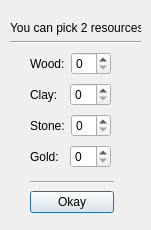
<?xml version="1.0" encoding="UTF-8"?>
<ui version="4.0">
 <class>PickResources</class>
 <widget class="QDialog" name="PickResources">
  <property name="geometry">
   <rect>
    <x>0</x>
    <y>0</y>
    <width>151</width>
    <height>230</height>
   </rect>
  </property>
  <property name="windowTitle">
   <string>Dialog</string>
  </property>
  <widget class="QWidget" name="layoutWidget">
   <property name="geometry">
    <rect>
     <x>30</x>
     <y>50</y>
     <width>81</width>
     <height>120</height>
    </rect>
   </property>
   <layout class="QVBoxLayout" name="resourceLayout">
    <item>
     <layout class="QHBoxLayout" name="horizontalLayout_3">
      <item>
       <widget class="QLabel" name="label">
        <property name="text">
         <string>Wood:</string>
        </property>
       </widget>
      </item>
      <item>
       <widget class="QSpinBox" name="spinBoxWood"/>
      </item>
     </layout>
    </item>
    <item>
     <layout class="QHBoxLayout" name="horizontalLayout_2">
      <item>
       <widget class="QLabel" name="label_2">
        <property name="text">
         <string>Clay:</string>
        </property>
       </widget>
      </item>
      <item>
       <widget class="QSpinBox" name="spinBoxClay"/>
      </item>
     </layout>
    </item>
    <item>
     <layout class="QHBoxLayout" name="horizontalLayout">
      <item>
       <widget class="QLabel" name="label_3">
        <property name="text">
         <string>Stone:</string>
        </property>
       </widget>
      </item>
      <item>
       <widget class="QSpinBox" name="spinBoxStone"/>
      </item>
     </layout>
    </item>
    <item>
     <layout class="QHBoxLayout" name="horizontalLayout_4">
      <item>
       <widget class="QLabel" name="label_4">
        <property name="text">
         <string>Gold:</string>
        </property>
       </widget>
      </item>
      <item>
       <widget class="QSpinBox" name="spinBoxGold"/>
      </item>
     </layout>
    </item>
   </layout>
  </widget>
  <widget class="QWidget" name="layoutWidget_2">
   <property name="geometry">
    <rect>
     <x>30</x>
     <y>180</y>
     <width>84</width>
     <height>34</height>
    </rect>
   </property>
   <layout class="QVBoxLayout" name="verticalLayout_2">
    <item>
     <widget class="Line" name="line_2">
      <property name="orientation">
       <enum>Qt::Horizontal</enum>
      </property>
     </widget>
    </item>
    <item>
     <layout class="QHBoxLayout" name="horizontalLayout_5">
      <item>
       <widget class="QPushButton" name="okayButton">
        <property name="text">
         <string>Okay</string>
        </property>
       </widget>
      </item>
     </layout>
    </item>
   </layout>
  </widget>
  <widget class="QWidget" name="layoutWidget_3">
   <property name="geometry">
    <rect>
     <x>10</x>
     <y>20</y>
     <width>131</width>
     <height>24</height>
    </rect>
   </property>
   <layout class="QVBoxLayout" name="verticalLayout">
    <item>
     <widget class="QLabel" name="payLabel">
      <property name="text">
       <string>You can pick 2 resources</string>
      </property>
     </widget>
    </item>
    <item>
     <widget class="Line" name="line">
      <property name="orientation">
       <enum>Qt::Horizontal</enum>
      </property>
     </widget>
    </item>
   </layout>
  </widget>
 </widget>
 <resources/>
 <connections/>
</ui>
